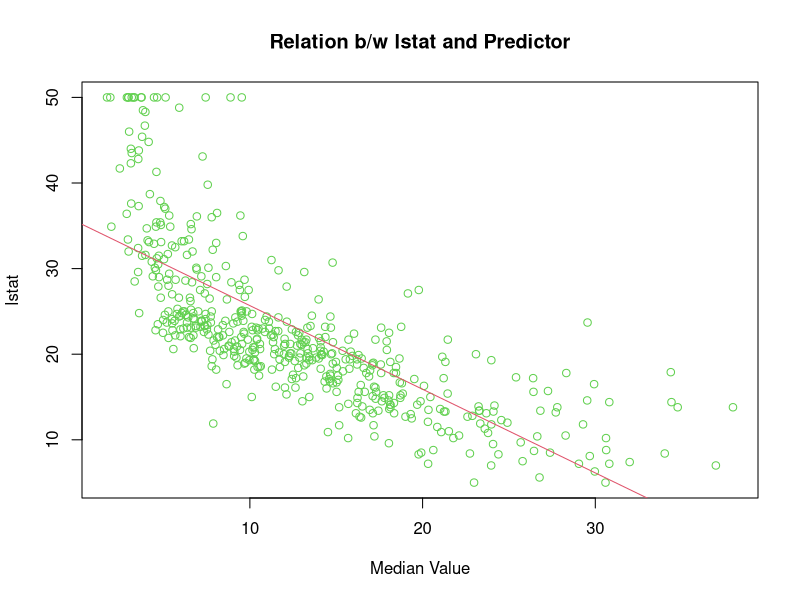

Source code (R):
library(MASS)
data("Boston")
summary(Boston)
train_data <- Boston[c(1:337),]
test_data <- Boston[c(338:506),]
model_Boston <- lm(medv~lstat,data=train_data)
myPrediction <- predict(model_Boston,test_data[,-14])
summary(model_Boston)
table(myPrediction)
plot(medv~lstat, data=Boston, main = "Relation b/w lstat and Predictor", xlab = "Median Value", ylab = "lstat", col=3)
abline(model_Boston,col=2)
